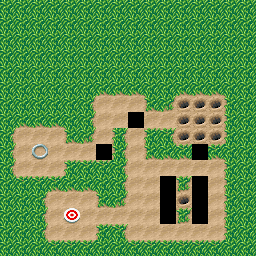

A level layout from a 2D game, rendered from its tile map. Below: a short description, then the map file with its tile-grid data intact:
An orthogonal 16x16 tile map with 16x16 px tiles, 3 tile layers (Grass, Ground, Wall), 2 tilesets and 21 objects (10x Carrot, 4x 4_Rotate, 4x 2_Rotate, player-start, Convertor_Down, ...).

<map version="1.10" tiledversion="1.10.1" orientation="orthogonal" renderorder="right-down" width="16" height="16" tilewidth="16" tileheight="16" infinite="0" nextlayerid="144" nextobjectid="505">
 <properties>
  <property name="excalibur" type="bool" value="true" />
 </properties>
 <tileset firstgid="1" name="tileset" tilewidth="16" tileheight="16" tilecount="48" columns="8">
  <image source="1level.png" width="128" height="96" />
 </tileset>
 <tileset firstgid="49" name="tile_finish" tilewidth="16" tileheight="16" tilecount="4" columns="4">
  <image source="tile_finish.png" width="64" height="16" />
  <tile id="0">
   <animation>
    <frame tileid="0" duration="90" />
    <frame tileid="1" duration="90" />
    <frame tileid="2" duration="90" />
    <frame tileid="3" duration="90" />
   </animation>
  </tile>
 </tileset>
 <objectgroup id="139" name="Camera">
  <object id="491" name="player-start" type="player-start" x="40" y="152">
   <point />
  </object>
 </objectgroup>
 <layer id="123" name="Grass" width="16" height="16">
  <data encoding="csv">
1,1,1,1,1,1,1,1,1,1,1,1,1,1,1,1,
1,1,1,1,1,1,1,1,1,1,1,1,1,1,1,1,
1,1,1,1,1,1,1,1,1,1,1,1,1,1,1,1,
1,1,1,1,1,1,1,1,1,1,1,1,1,1,1,1,
1,1,1,1,1,1,1,1,1,1,1,1,1,1,1,1,
1,1,1,1,1,1,0,0,0,1,1,0,0,0,1,1,
1,1,1,1,1,0,0,0,0,0,0,0,0,0,0,1,
1,0,0,0,1,0,0,0,0,0,0,0,0,0,0,1,
0,0,0,0,0,0,0,0,0,0,0,0,0,0,0,1,
0,0,0,0,0,0,0,0,0,0,0,0,0,0,1,1,
0,0,0,0,0,0,0,0,0,0,0,0,0,0,0,1,
1,0,0,0,0,0,1,0,0,0,0,0,0,0,0,1,
1,1,0,0,0,0,0,0,0,0,0,0,0,0,0,1,
1,1,0,0,0,0,0,0,0,0,0,0,0,0,0,1,
1,1,0,0,0,0,0,0,0,0,0,0,0,0,0,1,
1,1,1,0,0,0,1,1,0,0,0,0,0,0,1,1
</data>
 </layer>
 <layer id="124" name="Ground" width="16" height="16">
  <data encoding="csv">
0,0,0,0,0,0,0,0,0,0,0,0,0,0,0,0,
0,0,0,0,0,0,0,0,0,0,0,0,0,0,0,0,
0,0,0,0,0,0,0,0,0,0,0,0,0,0,0,0,
0,0,0,0,0,0,0,0,0,0,0,0,0,0,0,0,
0,0,0,0,0,0,0,0,0,0,0,0,0,0,0,0,
0,0,0,0,0,0,0,0,0,0,0,0,0,0,0,0,
0,0,0,0,0,0,19,19,19,0,0,21,21,21,0,0,
0,0,0,0,0,0,19,19,0,19,19,21,21,21,0,0,
0,19,19,19,0,0,19,0,19,0,0,21,21,21,0,0,
0,19,22,19,19,19,0,0,19,0,0,0,0,0,0,0,
0,19,19,19,0,0,0,0,19,19,19,19,19,19,0,0,
0,0,0,0,0,0,0,0,19,19,0,0,0,19,0,0,
0,0,0,19,19,19,0,0,19,19,0,21,0,19,0,0,
0,0,0,19,49,19,19,19,19,19,0,0,0,19,0,0,
0,0,0,19,19,19,0,0,19,19,19,19,19,19,0,0,
0,0,0,0,0,0,0,0,0,0,0,0,0,0,0,0
</data>
 </layer>
 <objectgroup id="126" name="Carrots">
  <properties>
   <property name="excalibur" type="bool" value="true" />
  </properties>
  <object id="448" name="Carrot" type="Carrot" gid="20" x="176" y="112" width="16" height="16">
   <properties>
    <property name="CollisionType" value="Passive" />
   </properties>
  </object>
  <object id="449" name="Carrot" type="Carrot" gid="20" x="192" y="112" width="16" height="16">
   <properties>
    <property name="CollisionType" value="Passive" />
   </properties>
  </object>
  <object id="450" name="Carrot" type="Carrot" gid="20" x="208" y="112" width="16" height="16">
   <properties>
    <property name="CollisionType" value="Passive" />
   </properties>
  </object>
  <object id="451" name="Carrot" type="Carrot" gid="20" x="176" y="128" width="16" height="16">
   <properties>
    <property name="CollisionType" value="Passive" />
   </properties>
  </object>
  <object id="452" name="Carrot" type="Carrot" gid="20" x="192" y="128" width="16" height="16">
   <properties>
    <property name="CollisionType" value="Passive" />
   </properties>
  </object>
  <object id="453" name="Carrot" type="Carrot" gid="20" x="208" y="144" width="16" height="16">
   <properties>
    <property name="CollisionType" value="Passive" />
   </properties>
  </object>
  <object id="454" name="Carrot" type="Carrot" gid="20" x="208" y="128" width="16" height="16">
   <properties>
    <property name="CollisionType" value="Passive" />
   </properties>
  </object>
  <object id="455" name="Carrot" type="Carrot" gid="20" x="176" y="208" width="16" height="16">
   <properties>
    <property name="CollisionType" value="Passive" />
   </properties>
  </object>
  <object id="459" name="Carrot" type="Carrot" gid="20" x="192" y="144" width="16" height="16">
   <properties>
    <property name="CollisionType" value="Passive" />
   </properties>
  </object>
  <object id="458" name="Carrot" type="Carrot" gid="20" x="176" y="144" width="16" height="16">
   <properties>
    <property name="CollisionType" value="Passive" />
   </properties>
  </object>
 </objectgroup>
 <objectgroup id="127" name="Convertor">
  <properties>
   <property name="excalibur" type="bool" value="true" />
  </properties>
  <object id="460" name="Convertor_Down" type="Convertor_Down" gid="44" x="192" y="160" width="16" height="16">
   <properties>
    <property name="CollisionType" value="Passive" />
   </properties>
  </object>
 </objectgroup>
 <layer id="125" name="Wall" width="16" height="16">
  <data encoding="csv">
0,0,0,0,0,0,0,0,0,0,0,0,0,0,0,0,
0,0,0,0,0,0,0,0,0,0,0,0,0,0,0,0,
0,0,0,0,0,0,0,0,0,0,0,0,0,0,0,0,
0,0,0,0,0,0,0,0,0,0,0,0,0,0,0,0,
0,0,0,0,0,0,0,0,0,0,0,0,0,0,0,0,
0,0,0,0,0,0,4,4,4,0,0,4,4,4,0,0,
0,0,0,0,0,2,0,0,0,7,6,0,0,0,3,0,
0,4,4,4,0,2,0,0,0,0,0,0,0,0,3,0,
2,0,0,0,7,6,0,12,0,8,9,0,0,0,3,0,
2,0,0,0,0,0,0,12,0,7,4,11,0,11,0,0,
2,0,0,0,8,5,5,2,0,0,0,0,0,0,3,0,
0,5,5,11,4,4,0,2,0,0,0,10,0,0,3,0,
0,0,2,0,0,0,7,6,0,0,0,0,0,0,3,0,
0,0,2,0,0,0,0,0,0,0,0,10,0,0,3,0,
0,0,2,0,0,0,8,9,0,0,0,0,0,0,3,0,
0,0,0,5,5,5,0,0,5,5,5,5,5,5,0,0
</data>
 </layer>
 <objectgroup id="143" name="Rotate">
  <object id="497" name="4_Rotate" gid="26" x="96" y="160" width="16" height="16">
   <properties>
    <property name="CollisionType" value="Passive" />
    <property name="state" value="2" />
   </properties>
  </object>
  <object id="498" name="4_Rotate" gid="26" x="128" y="128" width="16" height="16">
   <properties>
    <property name="CollisionType" value="Passive" />
    <property name="state" value="2" />
   </properties>
  </object>
  <object id="499" name="4_Rotate" gid="28" x="192" y="208" width="16" height="16">
   <properties>
    <property name="CollisionType" value="Passive" />
    <property name="state" value="4" />
   </properties>
  </object>
  <object id="500" name="4_Rotate" gid="28" x="160" y="208" width="16" height="16">
   <properties>
    <property name="CollisionType" value="Passive" />
    <property name="state" value="4" />
   </properties>
  </object>
  <object id="501" name="2_Rotate" gid="30" x="192" y="192" width="16" height="16">
   <properties>
    <property name="CollisionType" value="Passive" />
    <property name="state" value="Y" />
   </properties>
  </object>
  <object id="502" name="2_Rotate" gid="30" x="192" y="224" width="16" height="16">
   <properties>
    <property name="CollisionType" value="Passive" />
    <property name="state" value="Y" />
   </properties>
  </object>
  <object id="503" name="2_Rotate" gid="30" x="160" y="192" width="16" height="16">
   <properties>
    <property name="CollisionType" value="Passive" />
    <property name="state" value="Y" />
   </properties>
  </object>
  <object id="504" name="2_Rotate" gid="30" x="160" y="224" width="16" height="16">
   <properties>
    <property name="CollisionType" value="Passive" />
    <property name="state" value="Y" />
   </properties>
  </object>
 </objectgroup>
 <objectgroup id="140" name="Finish">
  <object id="492" name="Finish" type="Finish" gid="45" x="64" y="224" width="16" height="16">
   <properties>
    <property name="CollisionType" value="Passive" />
   </properties>
  </object>
 </objectgroup>
</map>
